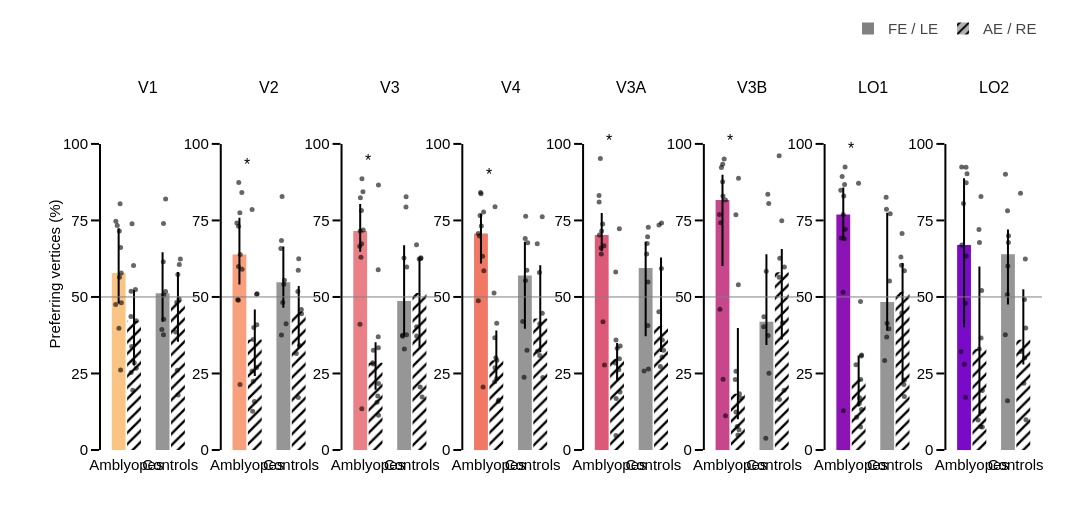
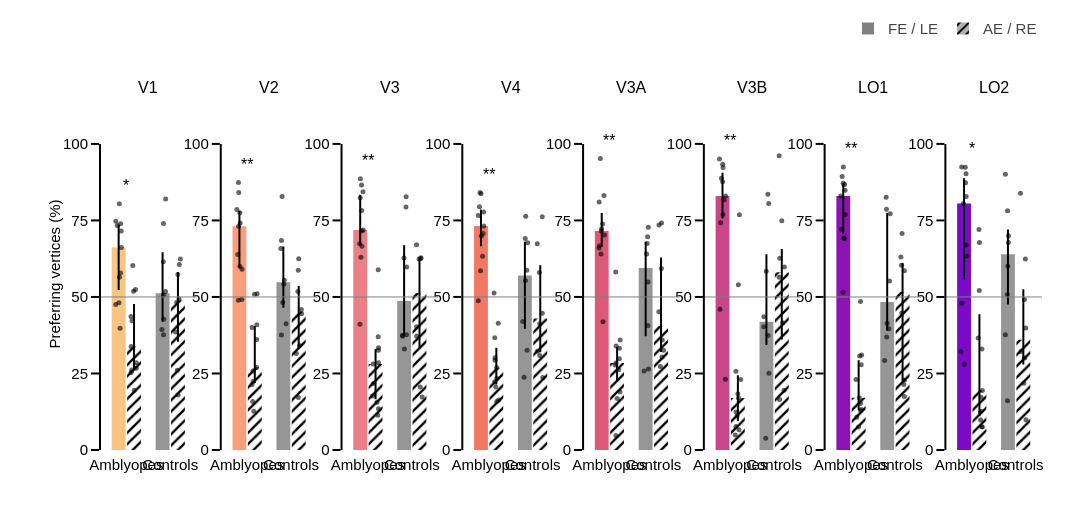
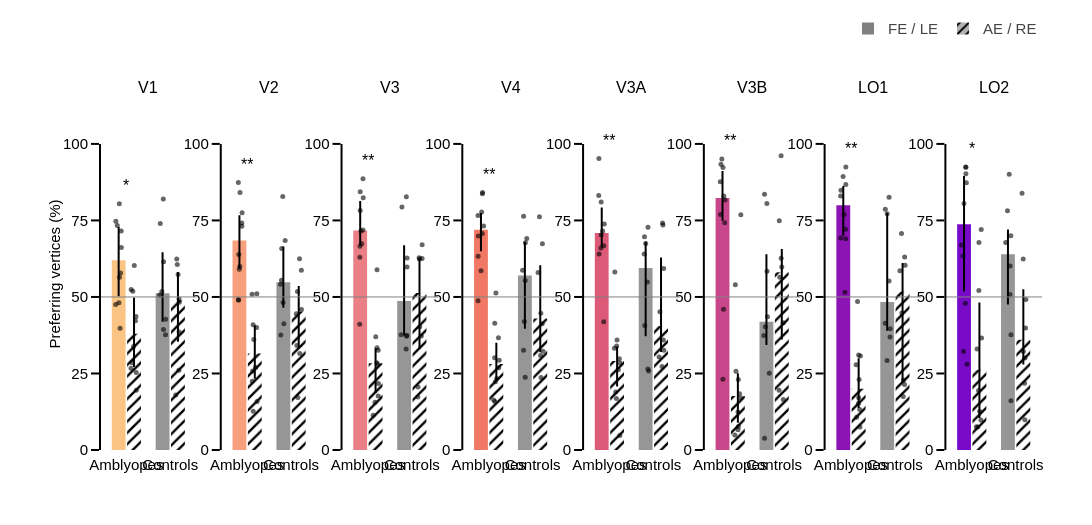

The code cell stored with these charts, in order, in its notebook:
### Code cell
for v in versions:
    print('\n========== sub-05 {} =========='.format(v))
    bar_figure(dfs[v], ['pref_FE-LE', 'pref_AE-RE'], s_pref[v], 'Preferring vertices (%)', np.linspace(0, 100, 5), '{:.0f}',
               'od_final_fig1_pref_percent_{}'.format(version_suffix[v]), legends=['FE / LE', 'AE / RE'], patterns=['', '/'], ref=50)
